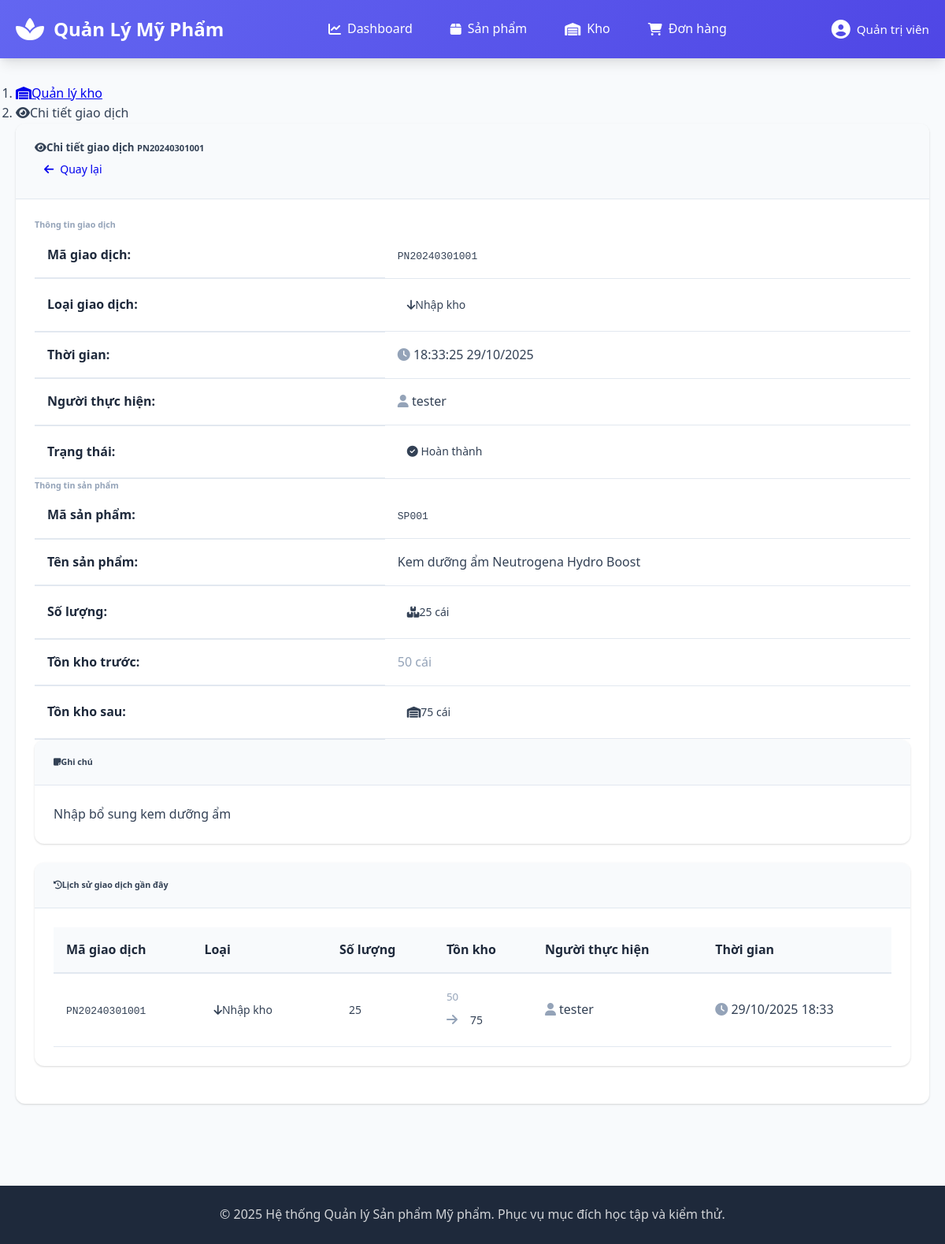
/controllers/InventoryController.php?controller=InventoryController&action=view&id=1, run on the app's committed database.
### tables this page shows
CREATE TABLE warehouse_history (
    history_id INT AUTO_INCREMENT PRIMARY KEY,
    reference_code VARCHAR(20) NOT NULL COMMENT 'Mã phiếu nhập/xuất',
    action_type ENUM('Import', 'Export', 'Update', 'Cancel') NOT NULL COMMENT 'Loại thao tác',
    product_id INT NOT NULL COMMENT 'Sản phẩm liên quan',
    quantity INT NOT NULL COMMENT 'Số lượng thay đổi',
    old_stock INT COMMENT 'Tồn kho trước khi thay đổi',
    new_stock INT COMMENT 'Tồn kho sau khi thay đổi',
    action_by VARCHAR(50) NOT NULL COMMENT 'Người thực hiện',
    action_at TIMESTAMP DEFAULT CURRENT_TIMESTAMP,
    note TEXT COMMENT 'Ghi chú',
    
    FOREIGN KEY (product_id) REFERENCES products(product_id) ON DELETE RESTRICT
);

CREATE TABLE products (
    product_id INT AUTO_INCREMENT PRIMARY KEY,
    product_code VARCHAR(20) NOT NULL UNIQUE COMMENT 'Mã sản phẩm duy nhất, định dạng SPXX...X',
    product_name VARCHAR(150) NOT NULL COMMENT 'Tên sản phẩm, 5-150 ký tự',
    description VARCHAR(500) COMMENT 'Mô tả sản phẩm, tối đa 500 ký tự',
    price DECIMAL(12,2) NOT NULL COMMENT 'Giá bán, từ 1.000 đến 1.000.000.000 VNĐ',
    stock_quantity INT NOT NULL DEFAULT 0 COMMENT 'Số lượng tồn kho, >= 0',
    category_id INT NOT NULL COMMENT 'Danh mục sản phẩm',
    manufacture_date DATE NOT NULL COMMENT 'Ngày sản xuất',
    expiry_date DATE NOT NULL COMMENT 'Hạn sử dụng, phải sau ngày sản xuất >= 30 ngày',
    status ENUM('Active', 'Disabled', 'Out of stock', 'Expired') DEFAULT 'Active' COMMENT 'Trạng thái sản phẩm',
    main_image VARCHAR(255) COMMENT 'Ảnh chính của sản phẩm',
    created_at TIMESTAMP DEFAULT CURRENT_TIMESTAMP,
    updated_at TIMESTAMP DEFAULT CURRENT_TIMESTAMP ON UPDATE CURRENT_TIMESTAMP,
    created_by VARCHAR(50) COMMENT 'Người tạo',
    updated_by VARCHAR(50) COMMENT 'Người cập nhật cuối',
    
     
    FOREIGN KEY (category_id) REFERENCES categories(category_id) ON DELETE RESTRICT ON UPDATE CASCADE,
    
     
    CONSTRAINT chk_product_code_format CHECK (product_code REGEXP '^SP[A-Z0-9]+$'),
    CONSTRAINT chk_product_name_length CHECK (CHAR_LENGTH(product_name) BETWEEN 5 AND 150),
    CONSTRAINT chk_price_range CHECK (price >= 1000 AND price <= 1000000000),
    CONSTRAINT chk_stock_quantity CHECK (stock_quantity >= 0),
    CONSTRAINT chk_expiry_after_manufacture CHECK (DATEDIFF(expiry_date, manufacture_date) >= 30),
    CONSTRAINT chk_description_length CHECK (description IS NULL OR CHAR_LENGTH(description) <= 500)
);

### views/inventory/view.php (the view, shortened to what the rows shown need)
<?php include_once __DIR__ . '/../layouts/header.php'; ?>
<div class="container-fluid">
    <div class="row">
        <div class="col-12">
            <nav aria-label="breadcrumb">
                <ol class="breadcrumb mb-4">
                    <li class="breadcrumb-item">
                        <a href="/quanlysanpham/controllers/InventoryController.php">
                            <i class="fas fa-warehouse me-1"></i>Quản lý kho
                        </a>
                    </li>
                    <li class="breadcrumb-item active" aria-current="page">
                        <i class="fas fa-eye me-1"></i>Chi tiết giao dịch
                    </li>
                </ol>
            </nav>
            <div class="card">
                <div class="card-header bg-gradient bg-primary text-white">
                    <div class="d-flex justify-content-between align-items-center">
                        <h5 class="mb-0 text-white">
                            <i class="fas fa-eye me-2"></i>Chi tiết giao dịch
                            <small class="ms-2 opacity-75">
                                <?php echo htmlspecialchars($transaction['reference_code']); ?>
                            </small>
                        </h5>
                        <div>
                            <a href="/quanlysanpham/controllers/InventoryController.php" class="btn btn-sm btn-light">
                                <i class="fas fa-arrow-left me-1"></i> Quay lại
                            </a>
                        </div>
                    </div>
                </div>
                <div class="card-body">
                    <div class="row mb-4">
                        <div class="col-md-6">
                            <h6 class="text-uppercase text-muted mb-3">Thông tin giao dịch</h6>
                            <table class="table table-borderless">
                                <tr>
                                    <th style="width: 40%;">Mã giao dịch:</th>
                                    <td>
                                        <code class="fs-6 bg-light px-2 py-1 rounded"><?php echo htmlspecialchars($transaction['reference_code']); ?></code>
                                    </td>
                                </tr>
                                <tr>
                                    <th>Loại giao dịch:</th>
                                    <td>
                                        <?php if ($transaction['action_type'] === 'Import'): ?>
                                            <span class="badge bg-success fs-6 px-3 py-2">
                                                <i class="fas fa-arrow-down me-1"></i>Nhập kho
                                            </span>
                                        <?php else: ?>
                                            <span class="badge bg-warning text-dark fs-6 px-3 py-2">
                                                <i class="fas fa-arrow-up me-1"></i>Xuất kho
                                            </span>
                                        <?php endif; ?>
                                    </td>
                                </tr>
                                <tr>
                                    <th>Thời gian:</th>
                                    <td>
                                        <span class="text-dark">
                                            <i class="fas fa-clock me-1 text-muted"></i>
                                            <?php echo date('H:i:s d/m/Y', strtotime($transaction['action_at'])); ?>
                                        </span>
                                    </td>
                                </tr>
                                <tr>
                                    <th>Người thực hiện:</th>
                                    <td>
                                        <span class="text-dark">
                                            <i class="fas fa-user me-1 text-muted"></i>
                                            <?php echo htmlspecialchars($transaction['action_by']); ?>
                                        </span>
                                    </td>
                                </tr>
                                <tr>
                                    <th>Trạng thái:</th>
                                    <td>
                                        <?php
                                        $status = $transaction['status'] ?? 'Completed';
                                        $status_class = [
                                            'Completed' => 'success',
                                            'Pending' => 'warning',
                                            'Cancelled' => 'danger'
                                        ][$status] ?? 'secondary';
                                        $status_text = [
                                            'Completed' => 'Hoàn thành',
                                            'Pending' => 'Chờ xử lý',
                                            'Cancelled' => 'Đã hủy'
                                        ][$status] ?? $status;
                                        ?>
                                        <span class="badge bg-<?php echo $status_class; ?> fs-6 px-3 py-2">
                                            <i class="fas fa-<?php echo $status === 'Completed' ? 'check-circle' : ($status === 'Pending' ? 'clock' : 'times-circle'); ?> me-1"></i>
                                            <?php echo $status_text; ?>
                                        </span>
                                    </td>
                                </tr>
                            </table>
                        </div>
                        <div class="col-md-6">
                            <h6 class="text-uppercase text-muted mb-3">Thông tin sản phẩm</h6>
                            <table class="table table-borderless">
                                <tr>
                                    <th style="width: 40%;">Mã sản phẩm:</th>
                                    <td>
                                        <code class="fs-6 bg-light px-2 py-1 rounded"><?php echo htmlspecialchars($transaction['product_code']); ?></code>
                                    </td>
                                </tr>
                                <tr>
                                    <th>Tên sản phẩm:</th>
                                    <td>
                                        <span class="fw-medium text-dark"><?php echo htmlspecialchars($transaction['product_name']); ?></span>
                                    </td>
                                </tr>
                                <tr>
                                    <th>Số lượng:</th>
                                    <td>
                                        <span class="badge bg-primary fs-6 px-3 py-2">
                                            <i class="fas fa-boxes me-1"></i><?php echo number_format($transaction['quantity']); ?> cái
                                        </span>
                                    </td>
                                </tr>
                                <tr>
                                    <th>Tồn kho trước:</th>
                                    <td>
                                        <span class="text-muted"><?php echo number_format($transaction['old_stock']); ?> cái</span>
                                    </td>
                                </tr>
                                <tr>
                                    <th>Tồn kho sau:</th>
                                    <td>
                                        <span class="badge bg-info text-dark fs-6 px-3 py-2">
                                            <i class="fas fa-warehouse me-1"></i><?php echo number_format($transaction['new_stock']); ?> cái
                                        </span>
                                    </td>
                                </tr>
                            </table>
                        </div>
                    </div>
                    <?php if (!empty($transaction['note'])): ?>
                        <div class="card bg-light mb-4">
                            <div class="card-header bg-light">
                                <h6 class="mb-0">
                                    <i class="fas fa-sticky-note me-2"></i>Ghi chú
                                </h6>
                            </div>
                            <div class="card-body">
                                <?php echo nl2br(htmlspecialchars($transaction['note'])); ?>
                            </div>
                        </div>
                    <?php endif; ?>
                    <div class="card">
                        <div class="card-header bg-light">
                            <h6 class="mb-0">
                                <i class="fas fa-history me-2"></i>Lịch sử giao dịch gần đây
                            </h6>
                        </div>
                        <div class="card-body p-0">
                            <div class="table-responsive">
                                <table class="table table-hover mb-0">
                                    <thead class="table-light">
                                        <tr>
                                            <th>Mã giao dịch</th>
                                            <th>Loại</th>
                                            <th class="text-end">Số lượng</th>
                                            <th class="text-end">Tồn kho</th>
                                            <th>Người thực hiện</th>
                                            <th>Thời gian</th>
                                        </tr>
                                    </thead>
                                    <tbody>
                                        <?php while ($row = $history->fetch(PDO::FETCH_ASSOC)): ?>
                                            <tr <?php echo ($row['reference_code'] === $transaction['reference_code']) ? 'class="table-primary"' : ''; ?>>
                                                <td>
                                                    <code class="fs-6"><?php echo htmlspecialchars($row['reference_code']); ?></code>
                                                </td>
                                                <td>
                                                    <?php if ($row['action_type'] === 'Import'): ?>
                                                        <span class="badge bg-success fs-6 px-2 py-1">
                                                            <i class="fas fa-arrow-down me-1"></i>Nhập kho
                                                        </span>
                                                    <?php else: ?>
                                                        <span class="badge bg-warning text-dark fs-6 px-2 py-1">
                                                            <i class="fas fa-arrow-up me-1"></i>Xuất kho
                                                        </span>
                                                    <?php endif; ?>
                                                </td>
                                                <td class="text-end">
                                                    <span class="badge bg-primary fs-6 px-2 py-1">
                                                        <?php echo number_format($row['quantity']); ?>
                                                    </span>
                                                </td>
                                                <td class="text-end">
                                                    <div class="d-flex flex-column align-items-end">
                                                        <small class="text-muted"><?php echo number_format($row['old_stock']); ?></small>
                                                        <div class="d-flex align-items-center">
                                                            <i class="fas fa-arrow-right text-muted small me-1"></i>
                                                            <span class="badge bg-info text-dark fs-6 px-2 py-1">
                                                                <?php echo number_format($row['new_stock']); ?>
                                                            </span>
                                                        </div>
                                                    </div>
                                                </td>
                                                <td>
                                                    <i class="fas fa-user me-1 text-muted"></i>
                                                    <?php echo htmlspecialchars($row['action_by']); ?>
                                                </td>
                                                <td>
                                                    <i class="fas fa-clock me-1 text-muted"></i>
                                                    <?php echo date('d/m/Y H:i', strtotime($row['action_at'])); ?>
                                                </td>
                                            </tr>
                                        <?php endwhile; ?>
                                    </tbody>
                                </table>
                            </div>
                        </div>
                    </div>
                </div>
            </div>
        </div>
    </div>
</div>
<?php include_once __DIR__ . '/../layouts/footer.php'; ?>

### data on the page
warehouse_history: reference_code "PN20240301001", action_at "18:33:25 29/10/2025", action_by "tester", product.product_code "SP001", product.product_name "Kem dưỡng ẩm Neutrogena Hydro Boost", quantity "25", old_stock "50", new_stock "75", note "Nhập bổ sung kem dưỡng ẩm", action_type "Import" (drawn), action_at "29/10/2025 18:33"

### other printed values
$_SESSION['user']['fullname'] "Quản trị viên"
$status_text "Hoàn thành"
